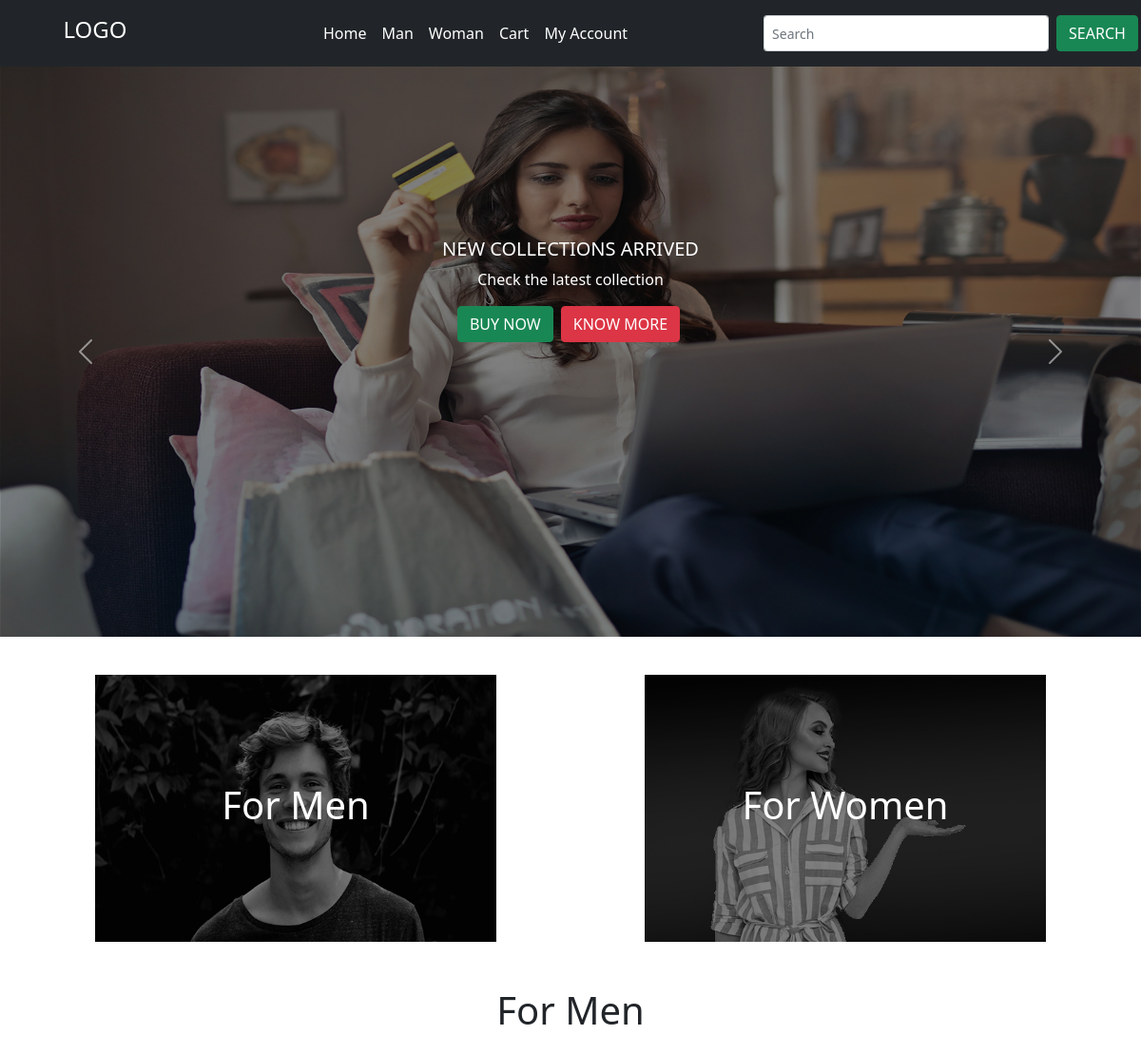
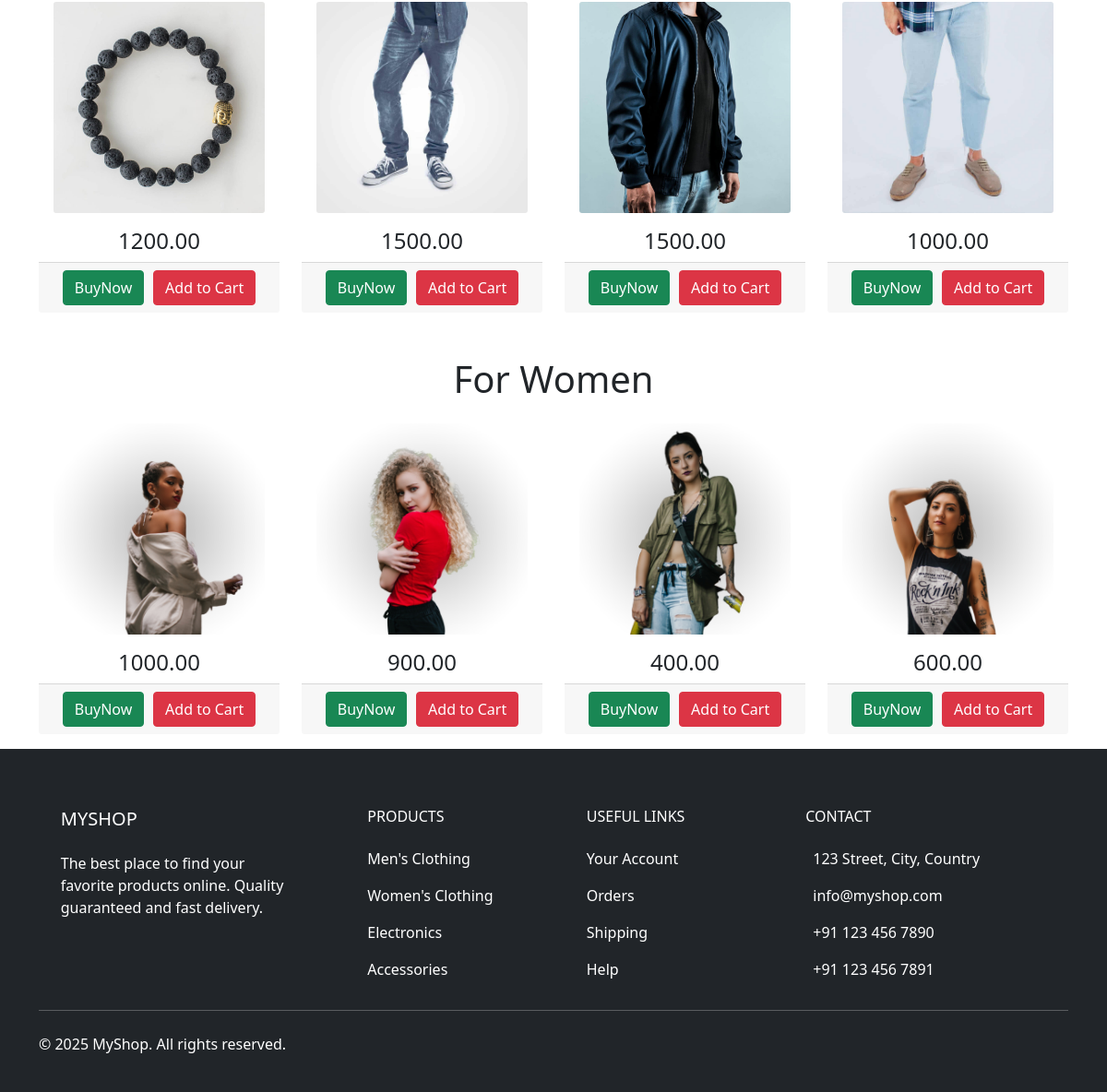
The page / on the database its author committed (2 pictures, top to bottom).
### shop/models.py (models this page shows, shortened)
class Post(models.Model):
    CATEGORY_CHOICES = [
        ('Men', 'Men'),
        ('Women', 'Women'),
    ]
    title = models.CharField(max_length=200)
    img = models.ImageField(upload_to='posts/')
    description = models.TextField()
    original_price = models.DecimalField(max_digits=10, decimal_places=2)
    offer_price = models.DecimalField(max_digits=10, decimal_places=2)
    category = models.CharField(max_length=10, choices=CATEGORY_CHOICES)  # new field
    created_at = models.DateTimeField(auto_now_add=True)
    updated_at = models.DateTimeField(auto_now=True)
    is_active = models.BooleanField(default=True)

### shop/views.py (the view)
# urls.py: 2. Add a URL to urlpatterns:  path('', views.home, name='home')
def home(request):
    men_posts = Post.objects.filter(is_active=True, category='Men').order_by('-created_at')[:4]
    women_posts = Post.objects.filter(is_active=True, category='Women').order_by('-created_at')[:4]
    return render(request, 'shop/index.html', {
        'men_posts': men_posts,
        'women_posts': women_posts,
    })

### shop/templates/shop/index.html (shortened to what this page needs)
{% load static %}
<!DOCTYPE html>
<html lang="en">
<head>
    <link rel="stylesheet" href="{% static 'css/style.css' %}">
    <link rel="stylesheet" href="https://cdnjs.cloudflare.com/ajax/libs/font-awesome/7.0.1/css/all.min.css"
 />
    <link href="https://cdn.jsdelivr.net/npm/bootstrap@5.0.2/dist/css/bootstrap.min.css" rel="stylesheet"
>
</head>
{% include 'shop/includes/nav.html'%}
{% include 'shop/includes/slider.html' %}
<footer class="bg-dark text-white pt-5 pb-4 mt-3">
    <div class="container text-md-left">
        <div class="row">
            <div class="col-md-3 col-lg-3 col-xl-3 mx-auto mt-3">
                <h5 class="text-uppercase mb-4 font-weight-bold">MyShop</h5>
                <p>
                    The best place to find your favorite products online. Quality guaranteed and fast delivery.
                </p>
            </div>
            <div class="col-md-2 col-lg-2 col-xl-2 mx-auto mt-3">
                <h6 class="text-uppercase mb-4 font-weight-bold">Products</h6>
                <p><a href="#" class="text-white text-decoration-none">Men's Clothing</a></p>
                <p><a href="#" class="text-white text-decoration-none">Women's Clothing</a></p>
                <p><a href="#" class="text-white text-decoration-none">Electronics</a></p>
                <p><a href="#" class="text-white text-decoration-none">Accessories</a></p>
            </div>
            <div class="col-md-3 col-lg-2 col-xl-2 mx-auto mt-3">
                <h6 class="text-uppercase mb-4 font-weight-bold">Useful Links</h6>
                <p><a href="#" class="text-white text-decoration-none">Your Account</a></p>
                <p><a href="#" class="text-white text-decoration-none">Orders</a></p>
                <p><a href="#" class="text-white text-decoration-none">Shipping</a></p>
                <p><a href="#" class="text-white text-decoration-none">Help</a></p>
            </div>
            <div class="col-md-4 col-lg-3 col-xl-3 mx-auto mt-3">
                <h6 class="text-uppercase mb-4 font-weight-bold">Contact</h6>
                <p>123 Street, City, Country</p>
                <p>info@myshop.com</p>
                <p>+91 123 456 7890</p>
                <p>+91 123 456 7891</p>
            </div>
        </div>
        <hr class="mb-4">
        <div class="row align-items-center">
            <div class="col-md-7 col-lg-8">
                <p>© 2025 MyShop. All rights reserved.</p>
            </div>
            <div class="col-md-5 col-lg-4">
                <div class="text-center text-md-right">
                </div>
            </div>
        </div>
    </div>
</footer>
<body>
</body>
</html>

### shop/templates/shop/includes/slider.html (shortened to what this page needs)
{% load static %}
<div class="container-fluid p-0">
    <div class="row g-0">
        <div class="col p-0">
            <div id="carouselExampleControls" class="carousel slide" data-bs-ride="carousel">
                <div class="carousel-inner">
                    <div class="carousel-item active position-relative">
                        <img src="{% static 'img/shop 1.jpg' %}" class="d-block carousel-img" alt="Shop 2">
                        <div class="carousel-caption text-center position-absolute top-50 start-50 translate-middle">
                            <h5>NEW COLLECTIONS ARRIVED</h5>
                            <p>Check the latest collection</p>
                            <a href="#" class="btn btn-success">BUY NOW</a>
                            <a href="#" class="btn btn-danger mx-1">KNOW MORE</a>
                        </div>
                    </div>
                </div>
                <button class="carousel-control-prev" type="button" data-bs-target="#carouselExampleControls"
                    data-bs-slide="prev">
                    <span class="carousel-control-prev-icon" aria-hidden="true"></span>
                </button>
                <button class="carousel-control-next" type="button" data-bs-target="#carouselExampleControls"
                    data-bs-slide="next">
                    <span class="carousel-control-next-icon" aria-hidden="true"></span>
                </button>
            </div>
        </div>
    </div>
</div>
<div class="container p-0">
    <div class="row mt-4 g-3 p-0">
        <div class="col-12 col-md-6 d-flex justify-content-center position-relative product-img-wrapper">
            <img src="{% static 'img/for-men.jpg' %}" class="img-fluid w-75 product-img" alt="For Men">
            <div class="position-absolute top-50 start-50 translate-middle text-white  px-3 py-1 rounded">
                <h1>For Men</h1>
            </div>
        </div>
        <div class="col-12 col-md-6 d-flex justify-content-center position-relative product-img-wrapper">
            <img src="{% static 'img/for-women.jpg' %}" class="img-fluid w-75 product-img" alt="For Men">
            <div class="position-absolute top-50 start-50 translate-middle text-white px-3 py-1 rounded">
                <h1>For Women</h1>
            </div>
        </div>
    </div>
</div>
<div class="container mt-5">
    <h1 class="d-flex justify-content-center">For Men</h1>
    <div class="row">
        {% for post in men_posts %}
        <div class="col col-sm-6 col-md-3">
            <div class="card-body">
                <img src="{{post.img}}" alt="" class="card-img h-50 w-100">
            </div>
            <h4 class="d-flex justify-content-center">{{post.original_price}}</h4>
            <div class="card-footer d-flex justify-content-evenly">
                <button class="btn btn-success ml-3">BuyNow</button>
                <button class="btn btn-danger">Add to Cart</button>
            </div>
        </div>
         {% endfor %}
    </div>
</div>
 <div class="container mt-5">
    <h1 class="d-flex justify-content-center">For Women</h1>
    <div class="row">
        {% for post in women_posts %}
        <div class="col col-sm-6 col-md-3">
            <div class="card-body">
                <img src="{{post.img}}" alt="" class="card-img h-50 w-100">
            </div>
            <h4 class="d-flex justify-content-center">{{post.original_price}}</h4>
            <div class="card-footer d-flex justify-content-evenly">
                <button class="btn btn-success ml-3">BuyNow</button>
                <button class="btn btn-danger">Add to Cart</button>
            </div>
        </div>
         {% endfor %}
    </div>
</div>

### static/css/style.css (style rules this page uses)
.carousel-img { width: 100%; height: 600px; object-fit: cover; }
.carousel-caption { min-height: 150px; }
.product-img-wrapper { overflow: hidden; }
.product-img { transition: transform 0.3s ease; }

### rows shown on the page
Post: img (picture), original_price "1200.00"
Post: img (picture), original_price "1500.00"
Post: img (picture), original_price "1500.00"
Post: img (picture), original_price "1000.00"
Post: img (picture), original_price "1000.00"
Post: img (picture), original_price "900.00"
Post: img (picture), original_price "400.00"
Post: img (picture), original_price "600.00"
